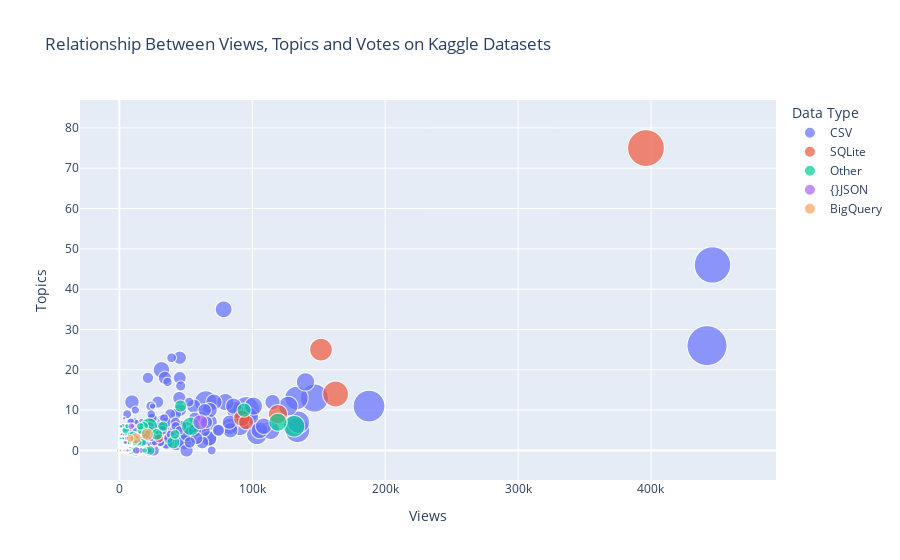

Notebook code cell kept with this figure:
### Markdown cell above
**Exercise 2**

### Code cell
fig = px.scatter(
    data_frame=kaggle,
    x="Views", 
    y="Topics",
    color="Data Type",
    size="Votes",
    size_max=40,
    title="Relationship Between Views, Topics and Votes on Kaggle Datasets",
    hover_data=["Title", "Data Type"], 
)

fig.show()

### Figure 1 — Plotly figure (JSON) as saved in the notebook; plotly's stock layout.template omitted (floating-point values rounded to 4 significant figures; data arrays with more than 128 entries replaced by an {"elided": "..."} marker saying what was removed)
{"data": [{"customdata": {"elided": "1593x2 str values"}, "hovertemplate": "Data Type=%{customdata[1]}<br>Views=%{x}<br>Topics=%{y}<br>Votes=%{marker.size}<br>Title=%{customdata[0]}<extra></extra>", "legendgroup": "CSV", "marker": {"color": "#636efa", "size": {"elided": "1593 int values"}, "sizemode": "area", "sizeref": 0.7756, "symbol": "circle"}, "mode": "markers", "name": "CSV", "showlegend": true, "type": "scattergl", "x": {"elided": "1593 int values"}, "xaxis": "x", "y": {"elided": "1593 int values"}, "yaxis": "y"}, {"customdata": [["European Soccer Database", "SQLite"], ["Iris Species", "SQLite"], ["Lending Club Loan Data", "SQLite"], ["Amazon Fine Food Reviews", "SQLite"], ["Twitter US Airline Sentiment", "SQLite"], ["SF Salaries", "SQLite"], ["Monty Python Flying Circus", "SQLite"], ["Board Games Dataset", "SQLite"], ["1.88 Million US Wildfires", "SQLite"], ["First GOP Debate Twitter Sentiment", "SQLite"], ["18,393 Pitchfork Reviews", "SQLite"], ["French presidential election", "SQLite"], ["8a.nu Climbing Logbook", "SQLite"], ["JACS Papers 1996 - 2016", "SQLite"], ["SNAP Memetracker", "SQLite"], ["Indian Premier League SQLite Database", "SQLite"], ["Pokemon Trainers Dataset", "SQLite"], ["What.CD Hip Hop", "SQLite"], ["ACB 1994-2016 Spanish Basketball League Results", "SQLite"], ["World Soccer - archive of soccer results and odds", "SQLite"], ["4chan.org/pol forum posts with keyword Trump", "SQLite"], ["Ultimate 25k+ Matches Football Database -European", "SQLite"], ["The files on your computer", "SQLite"], ["Tools Testing and Community Prototyping", "SQLite"], ["Football Delphi", "SQLite"]], "hovertemplate": "Data Type=%{customdata[1]}<br>Views=%{x}<br>Topics=%{y}<br>Votes=%{marker.size}<br>Title=%{customdata[0]}<extra></extra>", "legendgroup": "SQLite", "marker": {"color": "#EF553B", "size": [1046, 512, 406, 281, 212, 172, 163, 110, 77, 65, 51, 31, 16, 12, 11, 11, 8, 8, 7, 6, 5, 4, 3, 3, 3], "sizemode": "area", "sizeref": 0.7756, "symbol": "circle"}, "mode": "markers", "name": "SQLite", "showlegend": true, "type": "scattergl", "x": [396214, 162706, 151714, 119362, 92154, 95375, 11214, 19357, 13794, 29918, 8565, 11027, 7143, 2801, 2876, 6050, 2834, 2768, 1177, 1542, 871, 3662, 1096, 308, 1688], "xaxis": "x", "y": [75, 14, 25, 9, 8, 7, null, null, null, 3, null, 2, null, null, 0, 2, 0, 0, null, 4, null, 2, 0, 0, 0], "yaxis": "y"}, {"customdata": {"elided": "468x2 str values"}, "hovertemplate": "Data Type=%{customdata[1]}<br>Views=%{x}<br>Topics=%{y}<br>Votes=%{marker.size}<br>Title=%{customdata[0]}<extra></extra>", "legendgroup": "Other", "marker": {"color": "#00cc96", "size": {"elided": "468 int values"}, "sizemode": "area", "sizeref": 0.7756, "symbol": "circle"}, "mode": "markers", "name": "Other", "showlegend": true, "type": "scattergl", "x": {"elided": "468 int values"}, "xaxis": "x", "y": {"elided": "468 int values"}, "yaxis": "y"}, {"customdata": [["Death in the United States", "{}JSON"], ["Prescription-based prediction", "{}JSON"], ["Magic The Gathering Cards", "{}JSON"], ["Stanford Question Answering Dataset", "{}JSON"], ["(LoL) League of Legends Ranked Games", "{}JSON"], ["US Energy Statistics", "{}JSON"], ["World Factbook Country Profiles", "{}JSON"], ["EmojiNet", "{}JSON"], ["Amazon reviews: Kindle Store Category", "{}JSON"], ["The National University of Singapore SMS Corpus", "{}JSON"], ["NFL Football Player Stats", "{}JSON"], ["Financial Statement Extracts", "{}JSON"], ["OpenCorpora: Russian", "{}JSON"], ["Planes in Satellite Imagery", "{}JSON"], ["Museum Reviews Collected from TripAdvisor", "{}JSON"], ["Predict Molecular Properties", "{}JSON"], ["freeCodeCamp Gitter Chat, 2015-2017", "{}JSON"], ["Most Popular Quotes on Goodreads", "{}JSON"], ["Recipe Ingredients Dataset", "{}JSON"], ["EmoSim508", "{}JSON"], ["Net Neutrality Accountability", "{}JSON"], ["EveryPolitician", "{}JSON"], ["Run Activities", "{}JSON"], ["Ukrainian Parliament Daily Agenda Results", "{}JSON"], ["Discourse Acts on Reddit", "{}JSON"], ["Dictionary of American Regional English (DAREDS)", "{}JSON"], ["Arabic - Egyptian comparable Wikipedia corpus", "{}JSON"], ["Random Acts of Pizza", "{}JSON"], ["Mobile location history of 10/2014", "{}JSON"], ["100K Coursera's Course Reviews Dataset", "{}JSON"], ["Author Disambiguation", "{}JSON"], ["FDA Enforcement Actions", "{}JSON"], ["Game of Thrones Subtitles", "{}JSON"], ["GrammyAwardsInNumbers", "{}JSON"], ["Hessen House Prices Dataset", "{}JSON"], ["Unicode 10.0 Character Database in JSON", "{}JSON"], ["Articles extracted from a fashion blog", "{}JSON"], ["Anna University results May-June 2016", "{}JSON"], ["NYC Open Data Metadata", "{}JSON"], ["American Presidency Project", "{}JSON"], ["Daikon (Diachronic Corpus)", "{}JSON"], ["Geographically Annotated Civil War Corpus", "{}JSON"], ["Valid US Addresses by Zip Code", "{}JSON"], ["Panic! at the Dataset", "{}JSON"], ["test.json", "{}JSON"], ["Similar Sentences Clustered Data", "{}JSON"], ["NYC boroughs shapes", "{}JSON"], ["US Representation by Zip Code", "{}JSON"], ["Indie Map", "{}JSON"], ["FoodClassification", "{}JSON"], ["Amazon Reviews", "{}JSON"], ["University Statistics", "{}JSON"], ["Nazi Tweets", "{}JSON"], ["UCI Communities and Crime Unnormalized Data Set", "{}JSON"], ["data sensors", "{}JSON"], ["Stemmed and Lementized English words", "{}JSON"]], "hovertemplate": "Data Type=%{customdata[1]}<br>Views=%{x}<br>Topics=%{y}<br>Votes=%{marker.size}<br>Title=%{customdata[0]}<extra></extra>", "legendgroup": "{}JSON", "marker": {"color": "#ab63fa", "size": [168, 56, 45, 45, 35, 26, 20, 20, 19, 16, 15, 15, 14, 14, 13, 13, 10, 10, 10, 8, 8, 8, 8, 7, 7, 6, 5, 5, 5, 5, 5, 5, 5, 4, 4, 4, 3, 3, 3, 3, 3, 3, 3, 2, 2, 2, 2, 2, 2, 2, 2, 2, 2, 2, 2, 2], "sizemode": "area", "sizeref": 0.7756, "symbol": "circle"}, "mode": "markers", "name": "{}JSON", "showlegend": true, "type": "scattergl", "x": [60962, 16920, 12840, 12777, 8996, 3855, 2569, 3585, 2767, 2655, 936, 3586, 1584, 4520, 5516, 3278, 1049, 2756, 6187, 649, 878, 1196, 1572, 633, 934, 864, 844, 1883, 1582, 1462, 716, 1258, 500, 484, 725, 395, 73, 1222, 1664, 2890, 547, 616, 781, 566, 35, 558, 85, 939, 350, 234, 589, 850, 132, 126, 220, 70], "xaxis": "x", "y": [7, null, null, 0, 6, 0, 0, 0, 0, 0, null, 0, 0, 2, 3, null, null, 0, 0, 0, null, 0, 0, null, 0, 0, null, 0, null, 0, 0, 0, 0, 0, 0, 0, 0, 0, null, 0, 0, 0, null, 0, 0, 0, 0, null, null, 0, 0, null, 0, 0, 0, 0], "yaxis": "y"}, {"customdata": [["Bitcoin Blockchain", "BigQuery"], ["GitHub Repos", "BigQuery"], ["Hacker News", "BigQuery"], ["Historical Air Quality", "BigQuery"], ["OpenAQ", "BigQuery"], ["US Traffic Fatality Records", "BigQuery"], ["Eclipse Megamovie", "BigQuery"], ["Eclipse Megamovie", "BigQuery"]], "hovertemplate": "Data Type=%{customdata[1]}<br>Views=%{x}<br>Topics=%{y}<br>Votes=%{marker.size}<br>Title=%{customdata[0]}<extra></extra>", "legendgroup": "BigQuery", "marker": {"color": "#FFA15A", "size": [115, 93, 81, 64, 47, 20, 6, 6], "sizemode": "area", "sizeref": 0.7756, "symbol": "circle"}, "mode": "markers", "name": "BigQuery", "showlegend": true, "type": "scattergl", "x": [21005, 12297, 14579, 13461, 8181, 4772, 827, 830], "xaxis": "x", "y": [4, 3, null, null, 3, null, 0, 0], "yaxis": "y"}], "layout": {"legend": {"itemsizing": "constant", "title": {"text": "Data Type"}, "tracegroupgap": 0}, "title": {"text": "Relationship Between Views, Topics and Votes on Kaggle Datasets"}, "xaxis": {"anchor": "y", "domain": [0, 1], "title": {"text": "Views"}}, "yaxis": {"anchor": "x", "domain": [0, 1], "title": {"text": "Topics"}}}}
